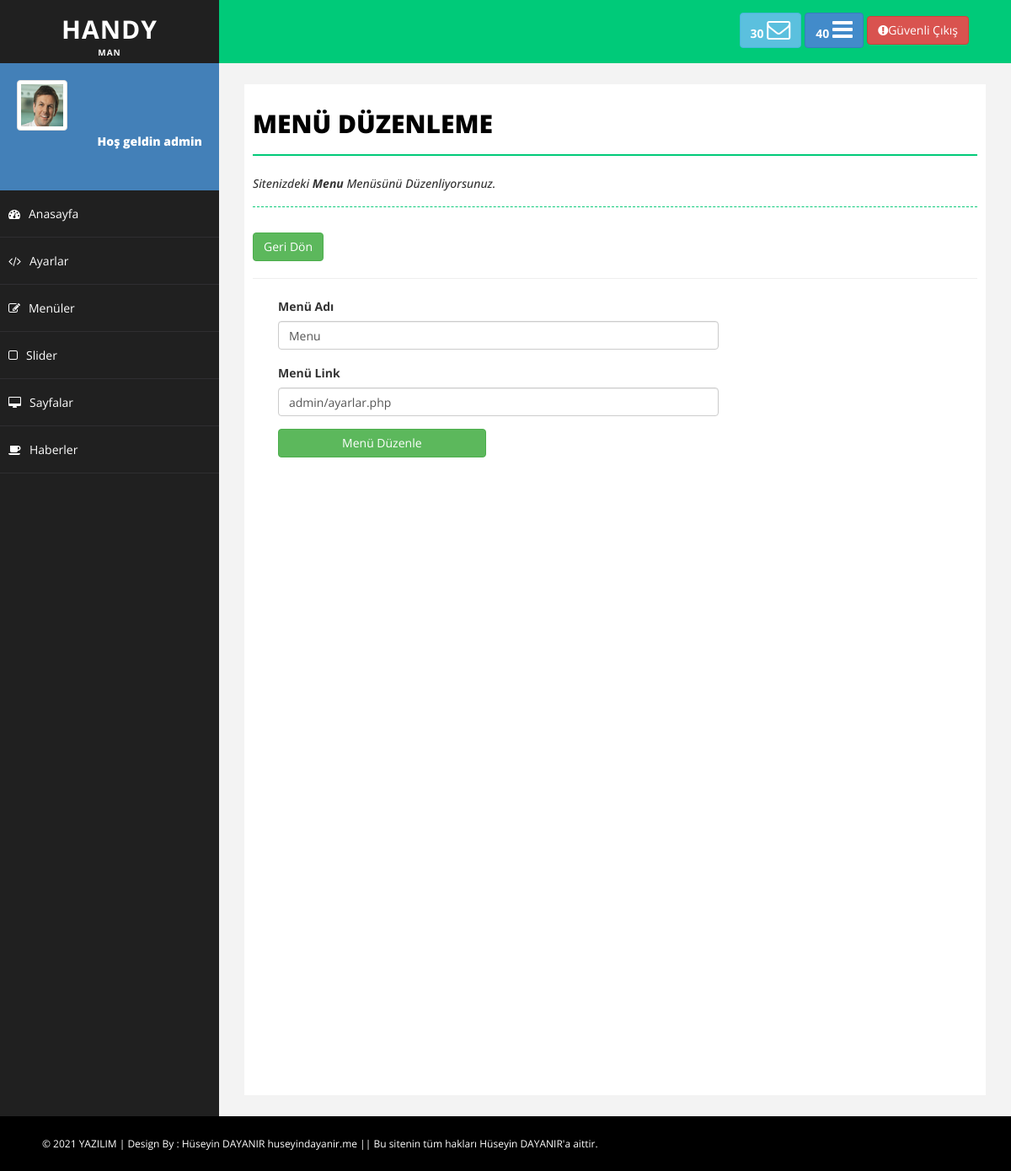
The page /admin/menuDuzenle.php?menu_id=30 (signed in) on the database as committed earlier.
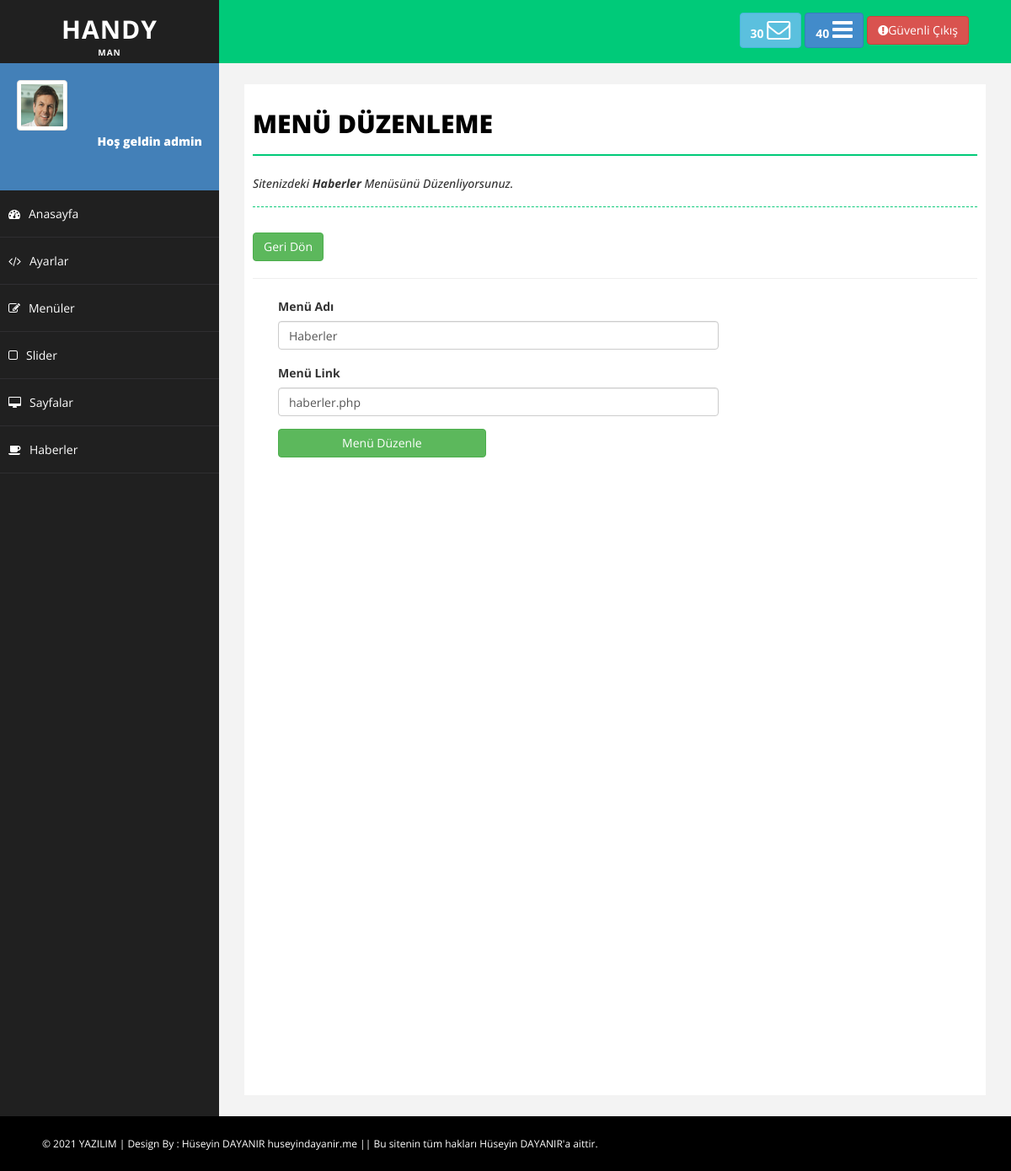
The same page on the database as committed later.
### tables this page shows
CREATE TABLE `menuler` (
  `menu_id` int(11) NOT NULL,
  `menu_ad` varchar(50) NOT NULL,
  `menu_link` varchar(500) NOT NULL,
  `menu_ek` varchar(50) NOT NULL
);

### admin/menuDuzenle.php (the view, shortened to what this page needs)
<?php
include 'header.php';
include 'sidebar.php';
$menu_id=$_GET['menu_id'];
$menusor =mysqli_query($baglan,"SELECT * FROM menuler where  menu_id='$menu_id'");
$menucek =mysqli_fetch_assoc($menusor) ;
?>
<div id="page-wrapper">
            <div id="page-inner">
                <div class="row">
                    <div class="col-md-12">
                        <h1 class="page-head-line">Menü Düzenleme</h1>
                        <?php
                            if(isset($_GET['durum']) == "ok"){ ?>
                                <h1 style="color:green;" class="page-subhead-line">Menü başarıyla düzenlendi.</h1>
                            <?php
                            }
                            else if(isset($_GET['durum']) =="no"){ ?>
                                <h1 style="color:red;"class="page-subhead-line">Menü düzenlenemedi.</h1>
                            <?php
                            }
                            else {?>
                                <h1 class="page-subhead-line">Sitenizdeki <b><?php echo $menucek['menu_ad']?></b> Menüsünü Düzenliyorsunuz.</h1>
                            <?php } ?>
                            <a href="menuler.php?durum"><button class="btn btn-success">Geri Dön</button></a>
                            <hr>
                    </div>
                </div>
                <form action="netting/islem.php" method ="POST">
                <div class="col-md-12">
                    <div class="form-group col-md-8">
                        <label>Menü Adı </label>
                        <input class="form-control" type="text" name ="menu_ad" value="<?php echo $menucek['menu_ad']?>">
                    </div>
                </div>
                <div class="col-md-12">
                    <div class="form-group col-md-8">
                        <label>Menü Link </label>
                        <input class="form-control" type="text" name ="menu_link" value="<?php echo $menucek['menu_link']?>">
                    </div>
                </div>
                <div class="col-md-12">
                    <div class="form-group col-md-4" >
                        <input style="width:100%"  class="btn btn-success" type="submit" name ="menuDuzenle" value="Menü Düzenle">
                    </div>
                </div>
                </form>
            </div>
        </div>
<?php include 'footer.php' ?>

Rows that differ between the two databases and show on the page:
changed menuler: menu_ad "Menu" → "Haberler"; menu_link "admin/ayarlar.php" → "haberler.php"
